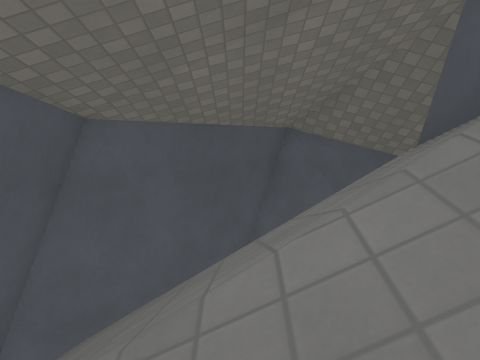
View 1 (above)

15 first-person views from a walk through a level from a Godot 3-D game. The camera is 1.2 m above the floor, tilts 6° down and sees 70° across. The floor is counted in squares, 1 m on a side. Each view is taken from the middle of a square. On the plan, view 1 faces up. The plan holds only what a view shows up to about 14 squares ahead; the rest is blank. The place goes on beyond the plan. Surface patterns are stand-ins for the level's own textures.

View 2
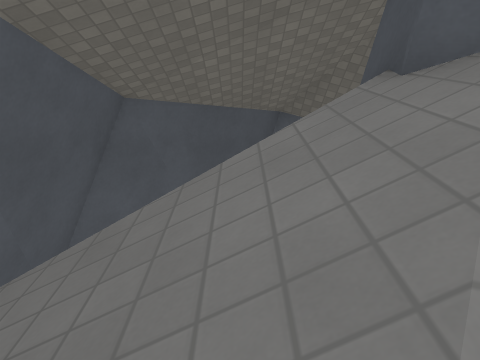

View 3
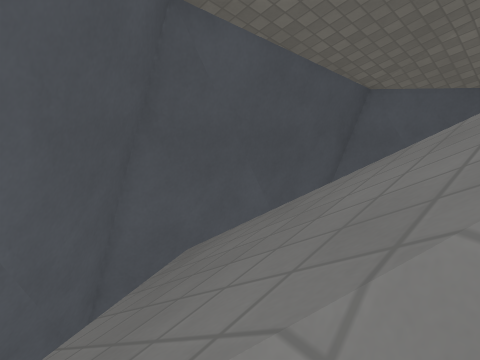

View 4
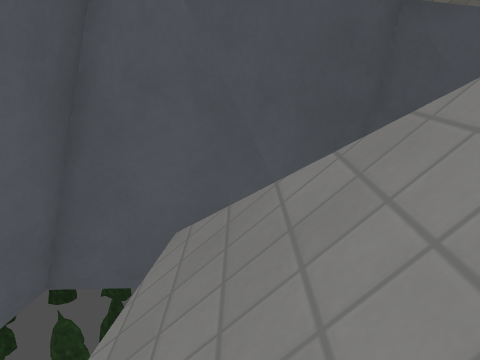

View 5
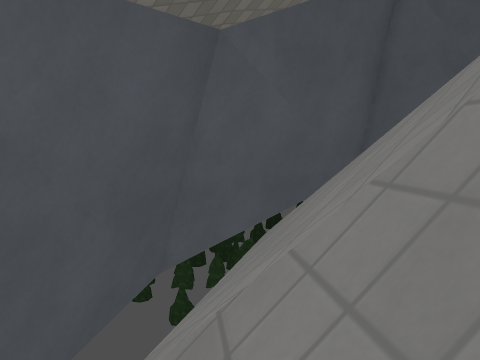

View 6
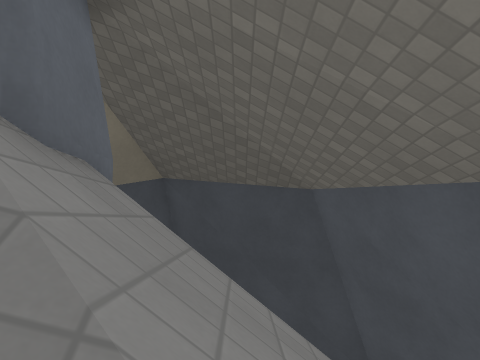

View 7
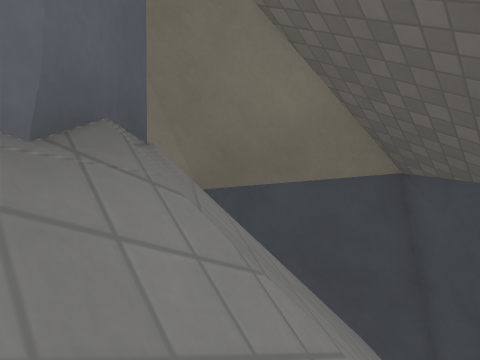

View 8
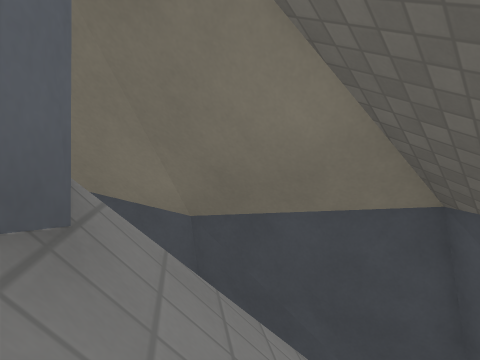

View 9
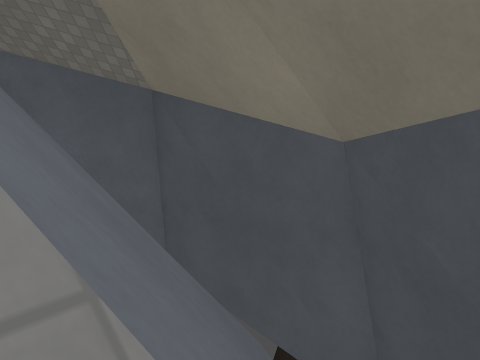

View 10
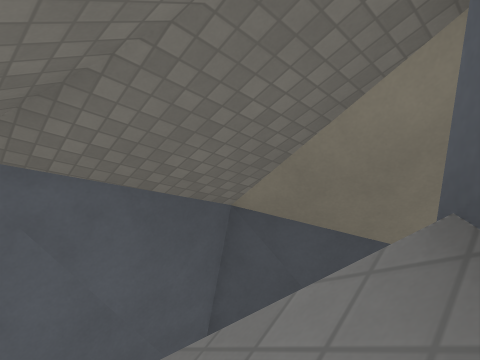

View 11
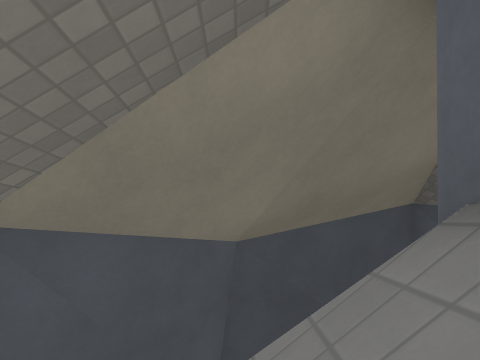

View 12
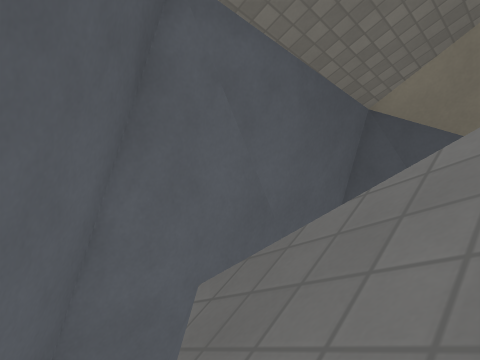

View 13
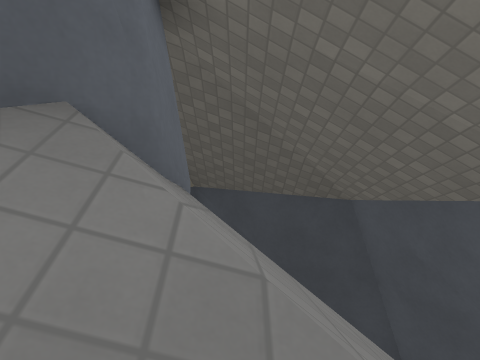

View 14
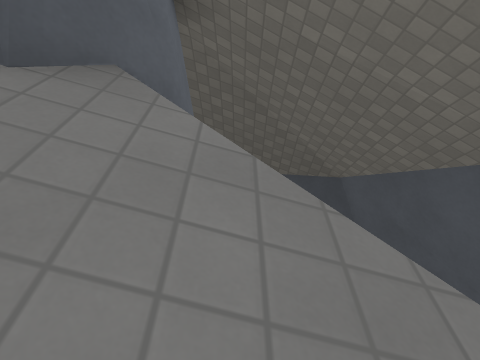

View 15
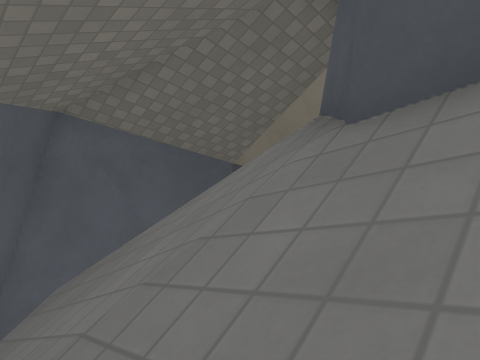

### Floor plan
Key: @ floor where view 1 was taken; # wall or solid block; / step, stairs or slope; v drop or lower ground; O other object.
Columns run from 4 left of view 1 to 11 right of it. Each row starts with its distance up from view 1.
 10     ########
  9    ##v    v##
  8   ##v/     v#
  7  ## ///    v##
  6 ## ////   v####
  5 #v///////v #v #
  4 # ////####vvv ##
  3 # ////## #  v v#
  2 #  ///#####O/  #
  1 #v/////###O//v #
  0 ##//@//////// v#
 -1 ##v/////////  ##
 -2  ## //////// v#
 -3  ##vv/ ///vvv##
 -4   ###v vv v###
 -5    ####vv####
 -6       #####

Positions as (right, up) in squares from view 1, and headings:
1: (0, 0), facing up
2: (0, -2), facing up
3: (1, -2), facing up-left
4: (3, -2), facing left
5: (8, 0), facing down-left
6: (0, -1), facing right
7: (4, -1), facing up-right
8: (5, 0), facing up-right
9: (8, 1), facing up
10: (1, 4), facing up-right
11: (2, 6), facing right
12: (-1, 6), facing up-right
13: (0, 0), facing right
14: (-1, 0), facing right
15: (-1, 2), facing up-right
